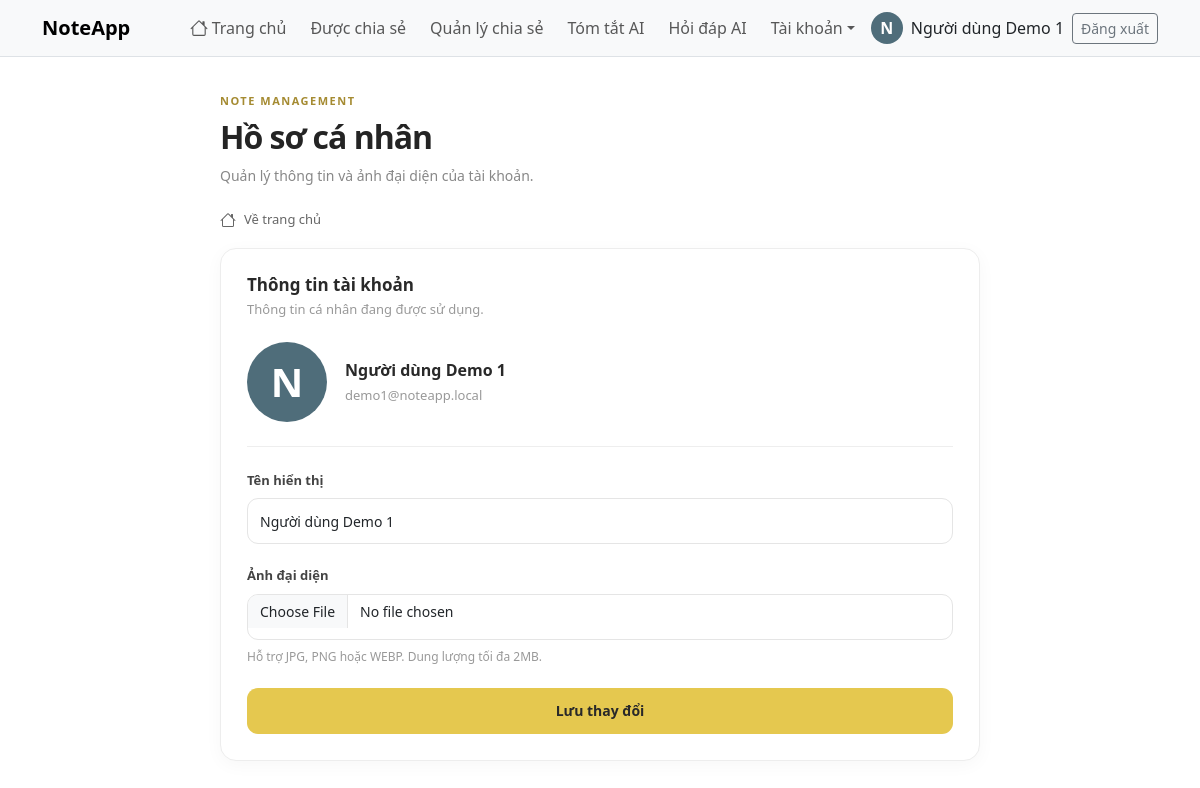
The page /resend-activation.php (signed in) on the database its author committed.
### tables this page shows
CREATE TABLE users (
  id INT AUTO_INCREMENT PRIMARY KEY,
  email VARCHAR(255) NOT NULL,
  display_name VARCHAR(100) NOT NULL,
  password_hash VARCHAR(255) NOT NULL,            
  avatar VARCHAR(255) NULL,
  is_verified TINYINT(1) NOT NULL DEFAULT 0,
  activation_token_hash CHAR(64) NULL,
  activation_expires DATETIME NULL,
  session_version INT NOT NULL DEFAULT 0,
  failed_attempts INT NOT NULL DEFAULT 0,
  locked_until DATETIME NULL,
  created_at TIMESTAMP DEFAULT CURRENT_TIMESTAMP,
  UNIQUE KEY uq_users_email (email)
);

### src/db.php (called while the page is built, shortened)
<?php
function db(): PDO {
    static $pdo = null;
    if ($pdo === null) {
        $dsn = 'mysql:host=' . env('DB_HOST', '127.0.0.1') . ';port=' . env('DB_PORT', '3306')
             . ';dbname=' . env('DB_NAME', 'note_management') . ';charset=utf8mb4';
        try {
            $pdo = new PDO($dsn, env('DB_USER', 'root'), env('DB_PASS', ''), [
                PDO::ATTR_ERRMODE => PDO::ERRMODE_EXCEPTION,
                PDO::ATTR_DEFAULT_FETCH_MODE => PDO::FETCH_ASSOC,
                PDO::ATTR_EMULATE_PREPARES => false,
                PDO::MYSQL_ATTR_INIT_COMMAND => "SET time_zone = '+00:00'",
            ]);
        } catch (PDOException $e) {
            error_log('DB connect failed: ' . $e->getMessage());
            http_response_code(500);
            $msg = 'Không kết nối được cơ sở dữ liệu. Hãy kiểm tra cấu hình DB_* (file .env hoặc docker-compose.yml).';
            if (str_contains($_SERVER['SCRIPT_NAME'] ?? '', '/api/')) {
                header('Content-Type: application/json; charset=utf-8');
                exit(json_encode(['success' => false, 'message' => $msg, 'error' => $msg], JSON_UNESCAPED_UNICODE));
            }
            exit($msg);
        }
    }
    return $pdo;
}

### public/resend-activation.php (the view, shortened to what this page needs)
<?php
require __DIR__ . '/../src/auth.php';
require __DIR__ . '/../src/layout.php';
$u = require_login();
page_header('Hồ sơ', true, ['assets/notes.css']);
?>
<div class="profile-page">
    <div class="profile-header">
        <div class="profile-eyebrow">NOTE MANAGEMENT</div>
        <h1 class="profile-title">Hồ sơ cá nhân</h1>
        <p class="profile-subtitle">
            Quản lý thông tin và ảnh đại diện của tài khoản.
        </p>
    </div>
    <a href="index.php" class="profile-back-link">
        <?= home_icon(16) ?>
        <span>Về trang chủ</span>
    </a>
    <div class="profile-panel">
        <div class="profile-panel-heading">
            <h2>Thông tin tài khoản</h2>
            <p>Thông tin cá nhân đang được sử dụng.</p>
        </div>
        <div class="profile-user">
            <div class="profile-avatar">
                <?= avatar_html($u, 80) ?>
            </div>
            <div class="profile-user-info">
                <div class="profile-user-name">
                    <?= e($u['display_name']) ?>
                </div>
                <div class="profile-user-email">
                    <?= e($u['email']) ?>
                </div>
            </div>
        </div>
        <div class="profile-divider"></div>
        <form method="post" enctype="multipart/form-data"
              data-api="api/profile/update.php">
            <div class="profile-field">
                <label for="dn">Tên hiển thị</label>
                <input
                    class="form-control"
                    id="dn"
                    name="display_name"
                    value="<?= e($u['display_name']) ?>"
                    required
                    maxlength="100"
                >
            </div>
            <div class="profile-field">
                <label for="av">Ảnh đại diện</label>
                <input
                    class="form-control"
                    id="av"
                    name="avatar"
                    type="file"
                    accept="image/jpeg,image/png,image/webp"
                >
                <p class="profile-hint">
                    Hỗ trợ JPG, PNG hoặc WEBP. Dung lượng tối đa 2MB.
                </p>
            </div>
            <button type="submit" class="profile-save-btn">
                Lưu thay đổi
            </button>
        </form>
    </div>
</div>
<?php page_footer(); ?>

### src/layout.php (shortened to what this page needs)
<?php
function home_icon(int $size = 18): string {
    return '<svg xmlns="http://www.w3.org/2000/svg" width="' . $size . '" height="' . $size . '" fill="currentColor" viewBox="0 0 16 16" aria-hidden="true" style="vertical-align:-3px"><path d="M8.707 1.5a1 1 0 0 0-1.414 0L.646 8.146a.5.5 0 0 0 .708.708L2 8.207V13.5A1.5 1.5 0 0 0 3.5 15h9a1.5 1.5 0 0 0 1.5-1.5V8.207l.646.647a.5.5 0 0 0 .708-.708L13 5.793V2.5a.5.5 0 0 0-.5-.5h-1a.5.5 0 0 0-.5.5v1.293zM13 7.207V13.5a.5.5 0 0 1-.5.5h-9a.5.5 0 0 1-.5-.5V7.207l5-5z"/></svg>';
}
function page_header(string $title, bool $nav = true, array $css = []): void {
    $u = current_user();
    $prefs = $u ? get_preferences((int)$u['id']) : ['font_size' => 'medium', 'theme' => 'light', 'note_color' => '#ffffff'];
    $sizes = ['small' => '14px', 'medium' => '16px', 'large' => '19px'];
    $cur = basename($_SERVER['SCRIPT_NAME'] ?? '');
    $onHome = $cur === 'index.php';
    ?>
<!DOCTYPE html>
<html lang="vi" data-bs-theme="<?= e($prefs['theme']) ?>" style="font-size:<?= $sizes[$prefs['font_size']] ?? '16px' ?>;--note-bg:<?= e($prefs['note_color']) ?>">
<head>
<link href="https://cdn.jsdelivr.net/npm/bootstrap@5.3.3/dist/css/bootstrap.min.css" rel="stylesheet">
<link href="assets/style.css" rel="stylesheet">
<?php foreach ($css as $c): ?><link href="<?= e($c) ?>" rel="stylesheet">
<?php endforeach; ?>
</head>
<body>
<?php if ($nav): ?>
<nav class="navbar navbar-expand-md border-bottom bg-body-tertiary">
  <div class="container">
    <a class="navbar-brand fw-semibold" href="index.php">NoteApp</a>
    <?php if ($u): ?>
    <a class="btn btn-outline-primary btn-sm ms-auto me-2 d-md-none<?= $onHome ? ' active' : '' ?>" href="index.php" title="Về trang Ghi chú của tôi" aria-label="Trang chủ"><?= home_icon() ?></a>
    <div class="collapse navbar-collapse" id="nav">
      <ul class="navbar-nav ms-auto align-items-md-center gap-md-2">
        <li class="nav-item"><a class="nav-link<?= $onHome ? ' active fw-semibold' : '' ?>" href="index.php" title="Về trang Ghi chú của tôi"<?= $onHome ? ' aria-current="page"' : '' ?>><?= home_icon() ?> Trang chủ</a></li>
        <li class="nav-item"><a class="nav-link<?= $cur === 'shared.php' ? ' active fw-semibold' : '' ?>" href="shared.php">Được chia sẻ</a></li>
        <li class="nav-item"><a class="nav-link<?= $cur === 'share.php' ? ' active fw-semibold' : '' ?>" href="share.php">Quản lý chia sẻ</a></li>
        <li class="nav-item"><a class="nav-link<?= $cur === 'summary.php' ? ' active fw-semibold' : '' ?>" href="summary.php">Tóm tắt AI</a></li>
        <li class="nav-item"><a class="nav-link<?= $cur === 'qa.php' ? ' active fw-semibold' : '' ?>" href="qa.php">Hỏi đáp AI</a></li>
        <li class="nav-item dropdown">
          <a class="nav-link dropdown-toggle" href="#" role="button" data-bs-toggle="dropdown" aria-expanded="false">Tài khoản</a>
        </li>
        <li class="nav-item d-flex align-items-center gap-2"><?= avatar_html($u, 32) ?><span><?= e($u['display_name']) ?></span></li>
        <li class="nav-item">
          <form method="post" action="logout.php" class="m-0" data-api="api/auth/logout.php"><?= csrf_field() ?><button class="btn btn-outline-secondary btn-sm">Đăng xuất</button></form>
        </li>
      </ul>
    </div>
    <?php endif; ?>
  </div>
</nav>
<?php if ($u && !$u['is_verified']): ?>
<div class="alert alert-warning rounded-0 mb-0 text-center" role="alert">
  <strong>Tài khoản chưa được kích hoạt.</strong> Hãy kiểm tra email của bạn để hoàn tất kích hoạt.
  <form method="post" action="resend-activation.php" class="d-inline" data-api="api/auth/resend-activation.php"><?= csrf_field() ?><button class="btn btn-link p-0 align-baseline">Gửi lại email</button></form>
</div>
<?php endif; endif; ?>
<main class="container py-4">
<?php }
function page_footer(array $js = []): void {
    ?>
</main>
</body>
</html>
<?php }

### src/auth.php (shortened to what this page needs)
<?php
require_once __DIR__ . '/db.php';
function e($s): string { return htmlspecialchars((string)$s, ENT_QUOTES, 'UTF-8'); }
function current_user(): ?array {
    static $cache = false;
    if ($cache !== false) return $cache;
    $st = db()->prepare('SELECT * FROM users WHERE id = ?');
    $st->execute([$_SESSION['uid']]);
    $u = $st->fetch();
    return $cache = $u;
}
function require_login(): array {
    $u = current_user();
    return $u;
}
function get_preferences(int $uid): array {
    $st = db()->prepare('SELECT * FROM user_preferences WHERE user_id = ?');
    $st->execute([$uid]);
    return $st->fetch() ?: ['user_id' => $uid, 'font_size' => 'medium', 'note_color' => '#ffffff', 'theme' => 'light', 'view_mode' => 'grid'];
}
function avatar_url(array $u): ?string {
    return !empty($u['avatar']) ? 'uploads/avatars/' . $u['avatar'] : null;
}
function avatar_html(array $u, int $size = 40): string {
    $url = avatar_url($u);
    $ch = mb_strtoupper(mb_substr($u['display_name'] ?: $u['email'], 0, 1));
    return '<span class="avatar avatar-default" style="width:' . $size . 'px;height:' . $size . 'px;font-size:' . ($size / 2) . 'px">' . e($ch) . '</span>';
}

### public/assets/style.css (style rules this page uses)
.avatar { border-radius: 50%; object-fit: cover; flex-shrink: 0; }
.avatar-default { display: inline-flex; align-items: center; justify-content: center; background: #4f6d7a; color: #fff; font-weight: 600; }

### public/assets/notes.css (style rules this page uses)
.profile-page { width: 100%; max-width: 760px; margin: 0 auto; padding: 12px 0 40px; }
.profile-header { margin-bottom: 24px; }
.profile-eyebrow { color: #a58b32; font-size: 11px; font-weight: 700; letter-spacing: 1.5px; margin-bottom: 8px; }
.profile-title { color: #242424; font-size: 32px; font-weight: 700; letter-spacing: -1px; margin: 0; }
.profile-subtitle { color: #888; font-size: 14px; margin-top: 9px; }
.profile-back-link { display: inline-flex; align-items: center; gap: 8px; margin-bottom: 18px; color: #666; font-size: 13px; text-decoration: none; }
.profile-panel { padding: 26px; background: #fff; border: 1px solid #ededed; border-radius: 16px; box-shadow: 0 4px 18px rgba(0, 0, 0, 0.035); }
.profile-panel-heading { margin-bottom: 22px; }
.profile-panel-heading h2 { color: #292929; font-size: 17px; font-weight: 650; margin-bottom: 5px; }
.profile-panel-heading p { color: #999; font-size: 13px; margin: 0; }
.profile-user { display: flex; align-items: center; gap: 18px; }
.profile-avatar { flex-shrink: 0; }
.profile-user-name { color: #292929; font-size: 16px; font-weight: 650; }
.profile-user-email { color: #999; font-size: 13px; margin-top: 4px; }
.profile-divider { height: 1px; background: #eee; margin: 24px 0; }
.profile-field { display: flex; flex-direction: column; gap: 8px; margin-bottom: 22px; }
.profile-field label { color: #444; font-size: 13px; font-weight: 600; }
.profile-field .form-control { min-height: 46px; border: 1px solid #e5e5e5; border-radius: 11px; box-shadow: none; font-size: 14px; }
.profile-hint { color: #999; font-size: 12px; margin: 0; }
.profile-save-btn { display: inline-flex; justify-content: center; align-items: center; width: 100%; min-height: 46px; border: none; border-radius: 11px; background: #e5c84f; color: #292929; font-size: 14px; font-weight: 650; cursor: pointer; transition: background 0.2s ease; }

### rows shown on the page
users: display_name "N N", display_name "Người dùng Demo 1", email "demo1@noteapp.local"
